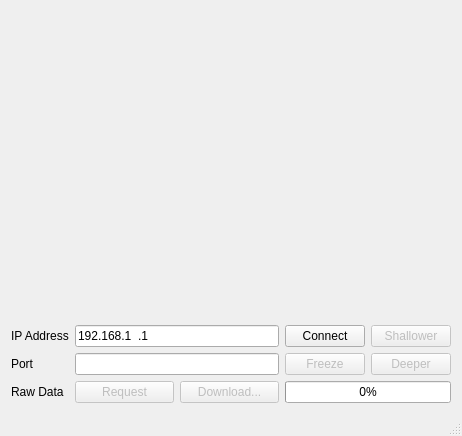
<?xml version="1.0" encoding="UTF-8"?>
<ui version="4.0">
 <class>Listener</class>
 <widget class="QMainWindow" name="Listener">
  <property name="geometry">
   <rect>
    <x>0</x>
    <y>0</y>
    <width>462</width>
    <height>436</height>
   </rect>
  </property>
  <property name="windowTitle">
   <string>Listener</string>
  </property>
  <widget class="QWidget" name="_central">
   <layout class="QVBoxLayout" name="verticalLayout">
    <item>
     <layout class="QVBoxLayout" name="image"/>
    </item>
    <item>
     <spacer name="verticalSpacer">
      <property name="orientation">
       <enum>Qt::Vertical</enum>
      </property>
      <property name="sizeHint" stdset="0">
       <size>
        <width>20</width>
        <height>40</height>
       </size>
      </property>
     </spacer>
    </item>
    <item>
     <layout class="QGridLayout" name="_inputs">
      <item row="1" column="1">
       <widget class="QLineEdit" name="port">
        <property name="inputMask">
         <string>#####</string>
        </property>
        <property name="text">
         <string/>
        </property>
       </widget>
      </item>
      <item row="5" column="0">
       <widget class="QLabel" name="_rawdata">
        <property name="text">
         <string>Raw Data</string>
        </property>
       </widget>
      </item>
      <item row="1" column="0">
       <widget class="QLabel" name="_port">
        <property name="text">
         <string>Port</string>
        </property>
       </widget>
      </item>
      <item row="0" column="1">
       <widget class="QLineEdit" name="ip">
        <property name="inputMask">
         <string>000.000.000.000</string>
        </property>
        <property name="text">
         <string>192.168.1.1</string>
        </property>
       </widget>
      </item>
      <item row="1" column="2">
       <widget class="QPushButton" name="freeze">
        <property name="enabled">
         <bool>false</bool>
        </property>
        <property name="text">
         <string>Freeze</string>
        </property>
       </widget>
      </item>
      <item row="5" column="1">
       <layout class="QHBoxLayout" name="horizontalLayout">
        <item>
         <widget class="QPushButton" name="request">
          <property name="enabled">
           <bool>false</bool>
          </property>
          <property name="text">
           <string>Request</string>
          </property>
         </widget>
        </item>
        <item>
         <widget class="QPushButton" name="download">
          <property name="enabled">
           <bool>false</bool>
          </property>
          <property name="text">
           <string>Download...</string>
          </property>
         </widget>
        </item>
       </layout>
      </item>
      <item row="0" column="2">
       <widget class="QPushButton" name="connect">
        <property name="text">
         <string>Connect</string>
        </property>
       </widget>
      </item>
      <item row="0" column="0">
       <widget class="QLabel" name="_ip">
        <property name="text">
         <string>IP Address</string>
        </property>
       </widget>
      </item>
      <item row="0" column="3">
       <widget class="QPushButton" name="shallower">
        <property name="enabled">
         <bool>false</bool>
        </property>
        <property name="text">
         <string>Shallower</string>
        </property>
       </widget>
      </item>
      <item row="1" column="3">
       <widget class="QPushButton" name="deeper">
        <property name="enabled">
         <bool>false</bool>
        </property>
        <property name="text">
         <string>Deeper</string>
        </property>
       </widget>
      </item>
      <item row="5" column="2" colspan="2">
       <widget class="QProgressBar" name="progress">
        <property name="value">
         <number>0</number>
        </property>
       </widget>
      </item>
     </layout>
    </item>
   </layout>
  </widget>
  <widget class="QStatusBar" name="status"/>
 </widget>
 <layoutdefault spacing="6" margin="11"/>
 <tabstops>
  <tabstop>ip</tabstop>
  <tabstop>port</tabstop>
 </tabstops>
 <resources/>
 <connections>
  <connection>
   <sender>connect</sender>
   <signal>clicked()</signal>
   <receiver>Listener</receiver>
   <slot>onConnect()</slot>
   <hints>
    <hint type="sourcelabel">
     <x>478</x>
     <y>371</y>
    </hint>
    <hint type="destinationlabel">
     <x>264</x>
     <y>215</y>
    </hint>
   </hints>
  </connection>
  <connection>
   <sender>request</sender>
   <signal>clicked()</signal>
   <receiver>Listener</receiver>
   <slot>onRequest()</slot>
   <hints>
    <hint type="sourcelabel">
     <x>173</x>
     <y>413</y>
    </hint>
    <hint type="destinationlabel">
     <x>264</x>
     <y>229</y>
    </hint>
   </hints>
  </connection>
  <connection>
   <sender>download</sender>
   <signal>clicked()</signal>
   <receiver>Listener</receiver>
   <slot>onDownload()</slot>
   <hints>
    <hint type="sourcelabel">
     <x>347</x>
     <y>413</y>
    </hint>
    <hint type="destinationlabel">
     <x>264</x>
     <y>229</y>
    </hint>
   </hints>
  </connection>
  <connection>
   <sender>freeze</sender>
   <signal>clicked()</signal>
   <receiver>Listener</receiver>
   <slot>onFreeze()</slot>
   <hints>
    <hint type="sourcelabel">
     <x>412</x>
     <y>381</y>
    </hint>
    <hint type="destinationlabel">
     <x>264</x>
     <y>229</y>
    </hint>
   </hints>
  </connection>
  <connection>
   <sender>shallower</sender>
   <signal>clicked()</signal>
   <receiver>Listener</receiver>
   <slot>onShallower()</slot>
   <hints>
    <hint type="sourcelabel">
     <x>411</x>
     <y>327</y>
    </hint>
    <hint type="destinationlabel">
     <x>230</x>
     <y>217</y>
    </hint>
   </hints>
  </connection>
  <connection>
   <sender>deeper</sender>
   <signal>clicked()</signal>
   <receiver>Listener</receiver>
   <slot>onDeeper()</slot>
   <hints>
    <hint type="sourcelabel">
     <x>411</x>
     <y>358</y>
    </hint>
    <hint type="destinationlabel">
     <x>230</x>
     <y>217</y>
    </hint>
   </hints>
  </connection>
 </connections>
 <slots>
  <slot>onConnect()</slot>
  <slot>onRequest()</slot>
  <slot>onDownload()</slot>
  <slot>onFreeze()</slot>
  <slot>onShallower()</slot>
  <slot>onDeeper()</slot>
 </slots>
</ui>
